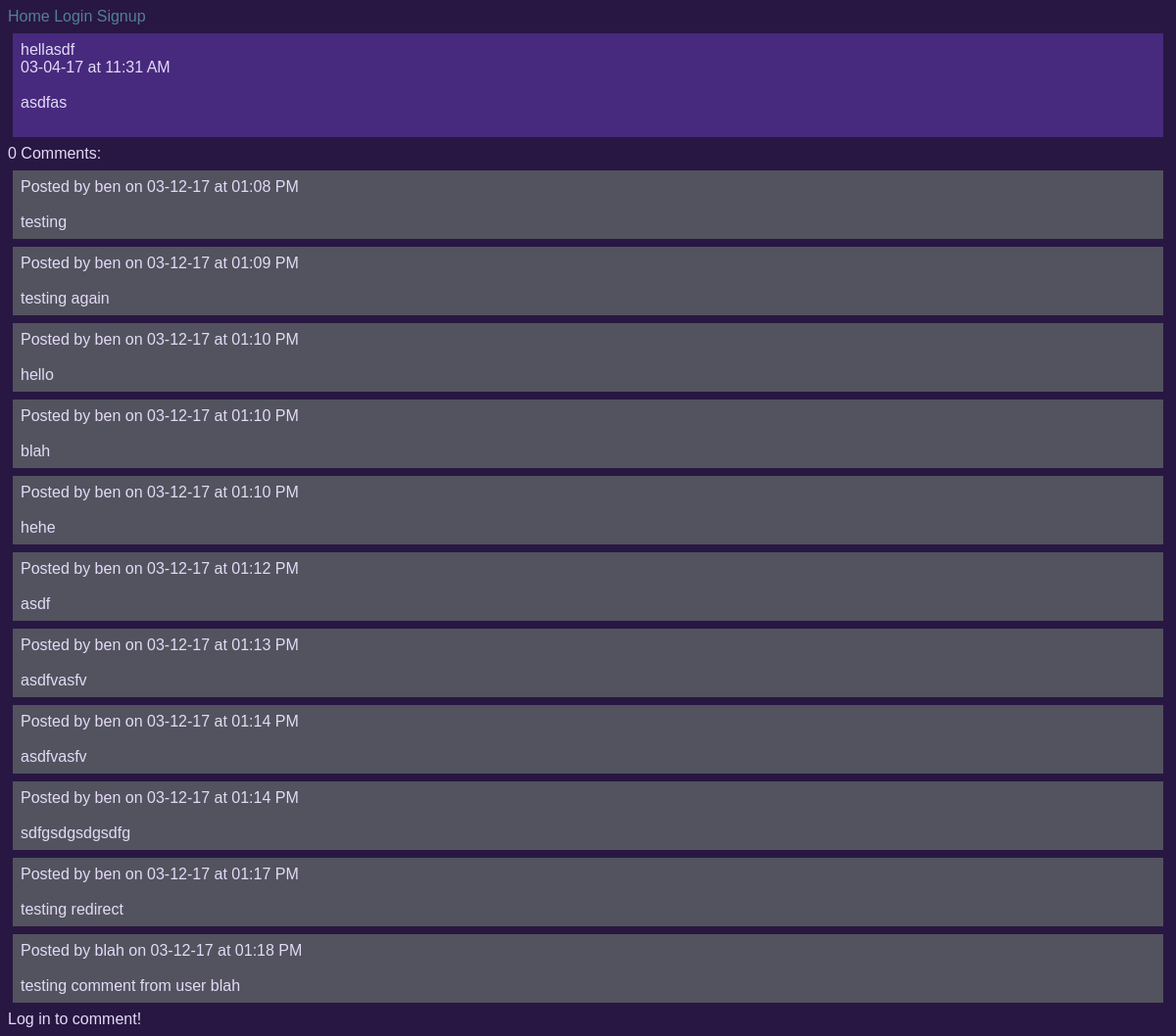
/ben/posts/8/, run on the app's committed database.
### posts/models.py (models this page shows)
class Post(models.Model):
	title = models.CharField(max_length=100)
	pub_date = models.DateTimeField('date published', auto_now_add=True)
	body = models.TextField()
	user = models.ForeignKey(User, on_delete=models.CASCADE, null=True)
	num_comments = models.IntegerField('# of comments', default=0)
	def utc_to_local(self, utc_datetime):
		return utc_datetime.astimezone(tz=None)
	def __str__(self):
		date = self.utc_to_local(self.pub_date).strftime('%m-%d-%y')
		time = self.utc_to_local(self.pub_date).strftime('%I:%M %p')
		return '%s at %s \n\n %s \n\n' % (date, time, self.body)

### comments/models.py (models this page shows)
class Comment(models.Model):
	body = models.TextField()
	pub_date = models.DateTimeField('date published', auto_now_add=True)
	post = models.ForeignKey(Post, on_delete=models.CASCADE)
	user = models.ForeignKey(User, on_delete=models.CASCADE)
	def utc_to_local(self, utc_datetime):
		return utc_datetime.astimezone(tz=None)
	def __str__(self):
		date = self.utc_to_local(self.pub_date).strftime('%m-%d-%y')
		time = self.utc_to_local(self.pub_date).strftime('%I:%M %p')
		return '%s at %s \n\n %s \n' % (date, time, self.body)

### posts/views.py (the view)
# urls.py: url(r'^(?P<post_number>\d+)/$', views.displayPost, name='display-post')
def displayPost(request, username, post_number):
	post = Post.objects.get(user=User.objects.get(username=username), id=post_number)
	num_comments = post.num_comments
	comments = Comment.objects.filter(post=post)
	if request.method == "POST":
		form = CommentForm(request.POST)
		if form.is_valid():
			comment = form.save(commit=False)
			comment.user = request.user
			comment.post = post
			comment.post.num_comments += 1
			comment.post.save()
			comment.save()
			return redirect('posts:display-post', username=username, post_number=post_number)
	else:
		form = CommentForm()
	return render(request, 'posts/single_post.html', {'post': post, 'comments':comments, 'num_comments':num_comments, 'form': form})

### posts/templates/posts/single_post.html
{% extends 'Blog/base.html' %}
{% block content %}
<div id="post">
{{ post.title|linebreaksbr }}<br>
{{ post|linebreaksbr }}
</div>
{{ num_comments }} Comments:<br>
{% for comment in comments %}
	<div id="comment">
	Posted by {{ comment.user }} on
	{{ comment|linebreaksbr }}
	</div>
{% endfor %}
{% if user.is_authenticated %}
	<form action="" method="post">
	{% csrf_token %}
	<h2>Comment:</h2>
		<table>
		{{form.as_table}}
		</table>
		<input type="submit", value="Chime in!">
	</form>
{% else %}
Log in to comment!
{% endif %}
{% endblock content %}

### static/Blog/site.css (style rules this page uses)
body { color: #E3DAF7; background-color: #281742; font-family: Arial, Georgia, serif; }
#post { background-color: #472A7D; padding: 8px; margin: 8px 5px; }
#comment { background-color: #52535E; padding: 8px; margin: 8px 5px; }

### data on the page
Post: title "hellasdf", pub_date+body "03-04-17 at 11:31 AM asdfas"
Comment: user "ben", pub_date+body "03-12-17 at 01:08 PM testing"
Comment: user "ben", pub_date+body "03-12-17 at 01:09 PM testing again"
Comment: user "ben", pub_date+body "03-12-17 at 01:10 PM hello"
Comment: user "ben", pub_date+body "03-12-17 at 01:10 PM blah"
Comment: user "ben", pub_date+body "03-12-17 at 01:10 PM hehe"
Comment: user "ben", pub_date+body "03-12-17 at 01:12 PM asdf"
Comment: user "ben", pub_date+body "03-12-17 at 01:13 PM asdfvasfv"
Comment: user "ben", pub_date+body "03-12-17 at 01:14 PM asdfvasfv"
Comment: user "ben", pub_date+body "03-12-17 at 01:14 PM sdfgsdgsdgsdfg"
Comment: user "ben", pub_date+body "03-12-17 at 01:17 PM testing redirect"
Comment: user "blah", pub_date+body "03-12-17 at 01:18 PM testing comment from user blah"

### other printed values
{{ num_comments }} "0"
